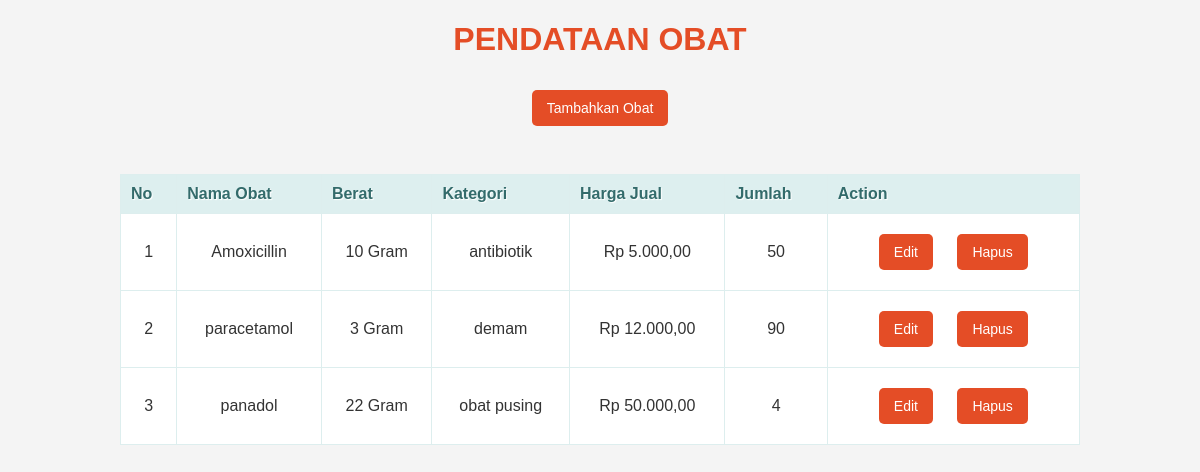
The page / on the database its author committed.
### tables this page shows
CREATE TABLE `produk` (
  `id` int(11) NOT NULL,
  `nama_obat` varchar(255) DEFAULT NULL,
  `berat` text DEFAULT NULL,
  `kategori` varchar(226) DEFAULT NULL,
  `harga_jual` int(11) DEFAULT NULL,
  `jumlah` int(255) DEFAULT NULL
);

### index.php (the view, shortened to what this page needs)
<?php
include('koneksi.php');
?>
<!DOCTYPE html>
<html>
<head>
  <link rel="stylesheet" href="Assets/style.css">
</head>
<body>
  <center>
    <h1>Pendataan Obat</h1>
    <center>
      <center><a href="tambah_obat.php">Tambahkan Obat</a>
        <center>
          <br />
          <table>
            <thead>
              <tr>
                <th>No</th>
                <th>Nama Obat</th>
                <th>Berat</th>
                <th>Kategori</th>
                <th>Harga Jual</th>
                <th>Jumlah</th>
                <th>Action</th>
              </tr>
            </thead>
            <tbody>
              <?php
              $query = "SELECT * FROM produk ORDER BY id DESC";
              $result = mysqli_query($koneksi, $query);
              $no = 1;
              while ($row = mysqli_fetch_assoc($result)) {
              ?>
                <tr>
                  <td><?php echo $no; ?></td>
                  <td><?php echo $row['nama_obat']; ?></td>
                  <td><?php echo $row['berat']; ?> Gram</td>
                  <td><?php echo $row['kategori']; ?></td>
                  <td>Rp <?= number_format($row['harga_jual'], 2, ',', '.'); ?></td>
                  <td><?php echo $row['jumlah']; ?></td>
                  <td>
                    <a href="edit_obat.php?id=<?php echo $row['id']; ?>">Edit</a>
                    <a href="proses_hapus.php?id=<?php echo $row['id']; ?>" onclick="return confirm('Anda yakin akan menghapus data ini?')">Hapus</a>
                  </td>
                </tr>
              <?php
                $no++;
              }
              ?>
            </tbody>
          </table>
</body>
</html>

### Assets/style.css (style rules this page uses)
* { box-sizing: border-box; font-family: "Trebuchet MS", sans-serif; }
h1 { text-transform: uppercase; color: salmon; }
table { border: solid 1px #DDEEEE; border-collapse: collapse; border-spacing: 0; width: 70%; margin: 10px auto 10px auto; }
table thead th { background-color: #DDEFEF; border: solid 1px #DDEEEE; color: #336B6B; padding: 10px; text-align: left; text-shadow: 1px 1px 1px #fff; text-decoration: none; }
table tbody td { border: solid 1px #DDEEEE; color: #333; padding: 10px; text-align: center; }
body { background-color: #f4f4f4; margin: 0; padding: 0; }
center { display: block; margin-left: auto; margin-right: auto; }
h1 { text-transform: uppercase; color: #e44d26; }
a { display: inline-block; background-color: #e44d26; color: #fff; padding: 10px 15px; text-decoration: none; font-size: 14px; border-radius: 5px; margin: 10px; transition: background-color 0.3s; }
table { border: solid 1px #ddd; border-collapse: collapse; width: 80%; margin: 20px auto; background-color: #fff; }
thead th { background-color: #e44d26; color: #fff; padding: 10px; text-align: left; }
tbody td { border: solid 1px #ddd; color: #333; padding: 10px; }

### rows shown on the page
produk: nama_obat "Amoxicillin", berat "10", kategori "antibiotik", harga_jual "5.000,00", jumlah "50"
produk: nama_obat "paracetamol", berat "3", kategori "demam", harga_jual "12.000,00", jumlah "90"
produk: nama_obat "panadol", berat "22", kategori "obat pusing", harga_jual "50.000,00", jumlah "4"
